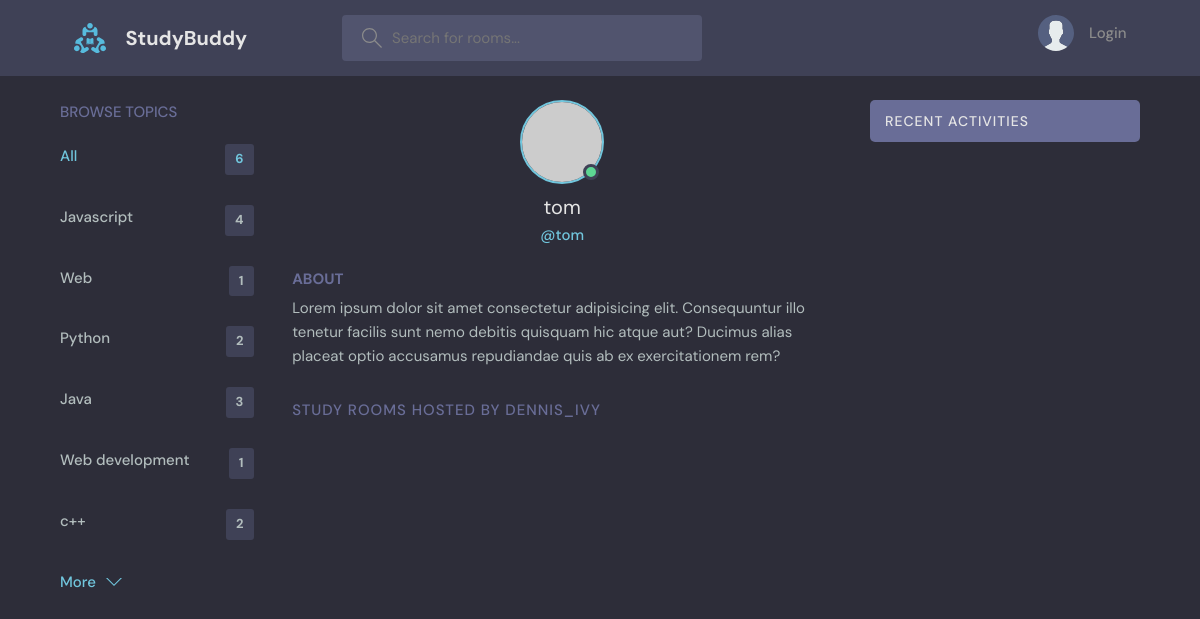
/user-profile/6/, run on the app's committed database.
### base/models.py (models this page shows, shortened)
class Topic(models.Model):
    name = models.CharField(max_length=200)

### base/views.py (the view)
# urls.py: path('user-profile/<str:pk>/', views.userProfile, name="user-profile"),
def userProfile(request, pk):
    user = User.objects.get(id = pk)
    rooms = user.room_set.all()
    room_messages = user.message_set.all()
    topics = Topic.objects.all()
    context = {'user': user, 'rooms': rooms, 'room_messages': room_messages, 'topics': topics}
    return render(request, 'base/profile.html', context)

### base/templates/base/profile.html (shortened to what this page needs)
{% extends 'main.html' %}
{% block content %}
  <main class="profile-page layout layout--3">
    <div class="container">
      {% include 'base/topic_component.html' %}
      <div class="roomList">
        <div class="profile">
          <div class="profile__avatar">
            <div class="avatar avatar--large active">
              <img src="https://randomuser.me/api/portraits/men/11.jpg" />
            </div>
          </div>
          <div class="profile__info">
            <h3>{{user.username}}</h3>
            <p>@{{user.username}}</p>
          </div>
          <div class="profile__about">
            <h3>About</h3>
            <p>
              Lorem ipsum dolor sit amet consectetur adipisicing elit. Consequuntur illo tenetur
              facilis sunt nemo debitis quisquam hic atque aut? Ducimus alias placeat optio
              accusamus repudiandae quis ab ex exercitationem rem?
            </p>
          </div>
        </div>
        <div class="roomList__header">
          <div>
            <h2>Study Rooms Hosted by dennis_ivy</a>
            </h2>
          </div>
        </div>
      </div>
      {% include 'base/activity_component.html' %}
    </div>
  </main>
{% endblock content %}

### templates/main.html (shortened to what this page needs)
<!DOCTYPE html>
{% load static %}
<html lang="en">
  <head>
    <link rel="stylesheet" href="{% static 'styles/style.css'%}" />
  </head>
  <body>
    {% include 'navbar.html'%}
    {% block content %}
    {% endblock content %}
  </body>
</html>

### templates/navbar.html (shortened to what this page needs)
{% load static %}
<header class="header header--loggedIn">
    <div class="container">
      <a href="{% url 'home' %}" class="header__logo">
        <img src="{% static 'images/logo.svg' %}" />
        <h1>StudyBuddy</h1>
      </a>
      <form class="header__search" method="GET" action="{% url 'home' %}">
        <label>
          <input name="q" placeholder="Search for rooms..." />
        </label>
      </form>
      <nav class="header__menu">
        {% if request.user.is_authenticated %}
        <div class="header__user">
          <a href="{% url 'update-user' %}">
            <div class="avatar avatar--medium active">
              <img src="https://randomuser.me/api/portraits/men/37.jpg" />
            </div>
            <p>{{request.user.username}} <span>@{{request.user.username}}</span></p>
          </a>
          <button class="dropdown-button">
            <svg version="1.1" xmlns="http://www.w3.org/2000/svg" width="32" height="32" viewBox="0 0 32 32">
              <title>chevron-down</title>
              <path d="M16 21l-13-13h-3l16 16 16-16h-3l-13 13z"></path>
            </svg>
          </button>
        </div>
        {% else %}
        <a href="{% url 'login' %}">
          <img src="{% static 'images/avatar.svg' %}" />
          <p>Login</p>
        </a>
        {% endif%}
      </nav>
    </div>
  </header>

### base/templates/base/topic_component.html
<div class="topics">
    <div class="topics__header">
      <h2>Browse Topics</h2>
    </div>
    <ul class="topics__list">
      <li>
        <a href="{% url 'home'%}" class="active">All <span>{{topics.count}}</span></a>
      </li>
      {% for topic in topics %}
      <li>
        <a href="{% url 'home' %}?q={{topic.name}}">{{topic.name}} <span>{{ topic.room_set.all.count }}</span></a>
      </li>
      {% endfor %}
    </ul>
    <a class="btn btn--link" href="{% url 'topics' %}">
      More
      <svg version="1.1" xmlns="http://www.w3.org/2000/svg" width="32" height="32" viewBox="0 0 32 32">
        <title>chevron-down</title>
        <path d="M16 21l-13-13h-3l16 16 16-16h-3l-13 13z"></path>
      </svg>
    </a>
  </div>

### base/templates/base/activity_component.html (shortened to what this page needs)
<div class="activities">
    <div class="activities__header">
      <h2>Recent Activities</h2>
    </div>
  </div>

### data on the page
Topic: name "Javascript", room_set.all.count "4"
Topic: name "Web", room_set.all.count "1"
Topic: name "Python", room_set.all.count "2"
Topic: name "Java", room_set.all.count "3"
Topic: name "Web development", room_set.all.count "1"
Topic: name "c++", room_set.all.count "2"

### other printed values
{{ topics.count }} "6"
{{ user.username }} "tom"
